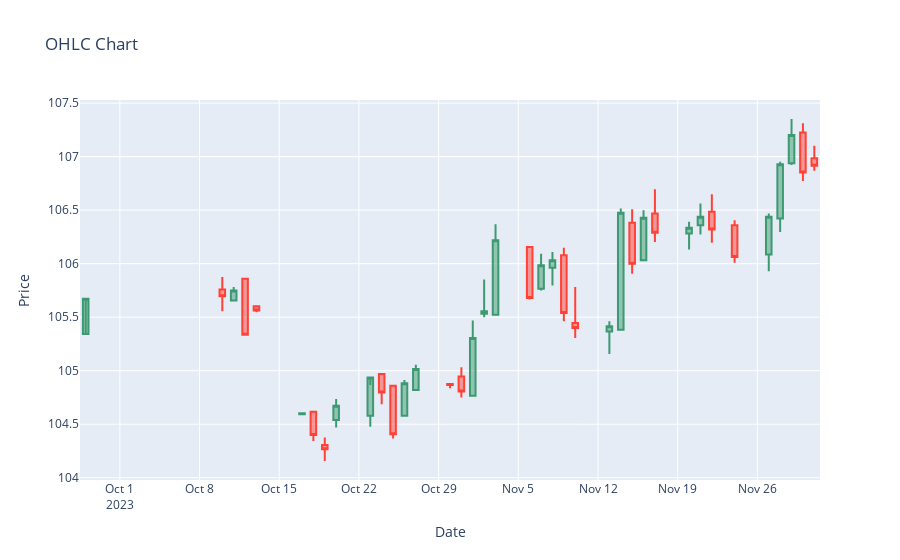

Notebook source saved alongside this figure:
### Code cell
hist_df.head()

df = hist_df.dropna()
# get the cart
fig = plotlyUtils.create_candlestick(hist_df, ohlc_cols=['OPEN', 'HIGH', 'LOW', 'CLOSE'])
# plot the chart
fig.show()
